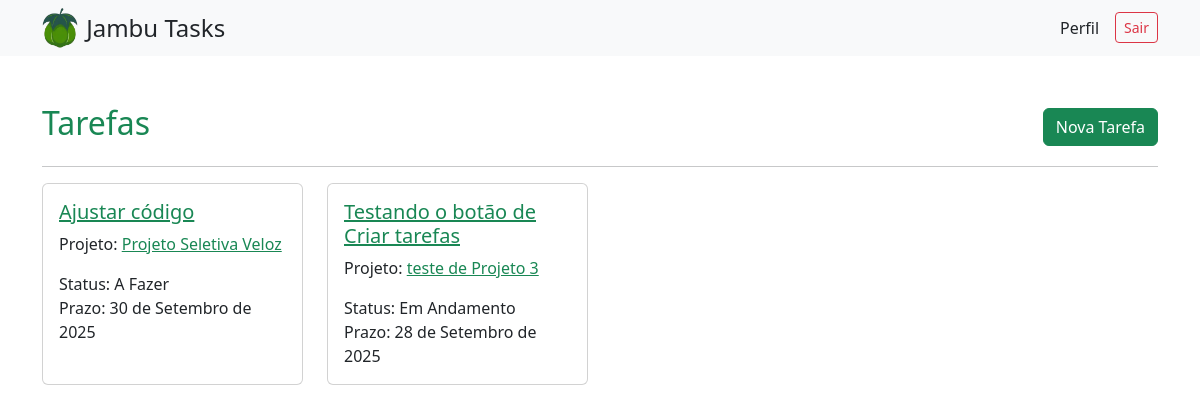
The app's page /tarefas/ (signed in), older data.
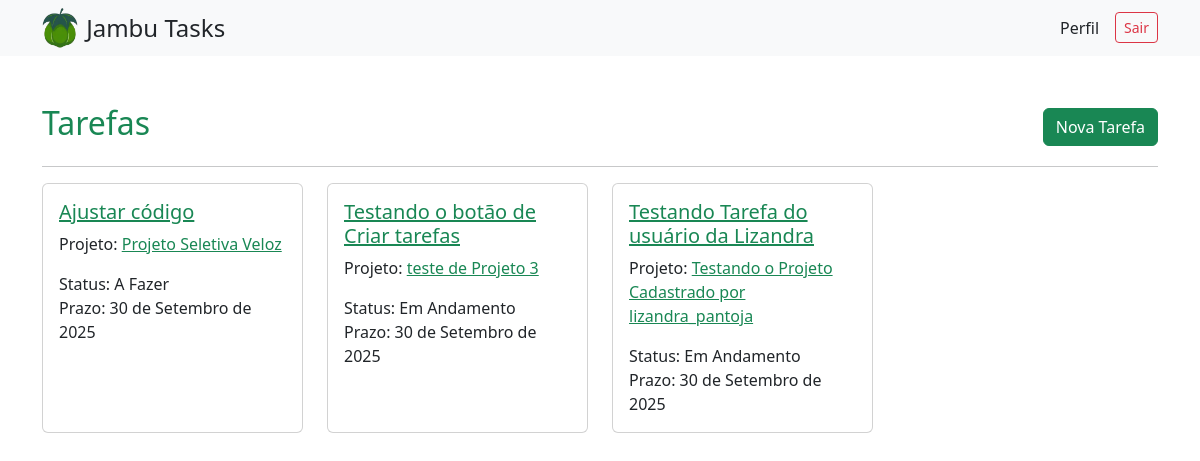
The same page, newer data.
### tarefas/models.py (models this page shows, shortened)
class Tarefa(models.Model):
    STATUS = [
        ('a_fazer', 'A Fazer'),
        ('em_andamento', 'Em Andamento'),
        ('concluida', 'Concluída'),
    ]
    nome = models.CharField("Nome", max_length=200, default="Sem nome")
    detalhes = models.TextField("Detalhes", blank=True)
    projeto = models.ForeignKey(Projeto, on_delete=models.CASCADE, verbose_name="Projeto")
    responsavel = models.ForeignKey(User, on_delete=models.SET_NULL, null=True, blank=True, related_name='minhas_tarefas', verbose_name="Responsável")
    prazo = models.DateField("Prazo", null=True, blank=True)
    status = models.CharField("Status", max_length=20, choices=STATUS, default='a_fazer')
    criado_em = models.DateTimeField("Criado em", auto_now_add=True)

### projetos/models.py (models this page shows, shortened)
class Projeto(models.Model):
    titulo = models.CharField("Título", max_length=200, default="Sem título")
    descricao = models.TextField("Descrição", blank=True)
    participantes = models.ManyToManyField(
        User,
        related_name="projetos",
        blank=True,
        verbose_name="Participantes"
    )
    criador = models.ForeignKey(
        User,
        on_delete=models.SET_NULL,
        null=True,
        related_name='projetos_criados',
        verbose_name="Criador"
    )
    criado_em = models.DateTimeField("Criado em", auto_now_add=True)

### tarefas/views.py (the view)
# urls.py: path('', ListaTarefas.as_view(), name='lista_tarefas'),
class ListaTarefas(LoginRequiredMixin, generic.ListView):
    model = Tarefa
    template_name = 'tarefas/lista_tarefas.html'
    context_object_name = 'tarefas'
    ordering = ['-criado_em']
    permission_required = 'tarefas.view_tarefa'
    def get_queryset(self):
        user = self.request.user
        return Tarefa.objects.filter(
            models.Q(responsavel=user) |  # se a tarefa tem responsável
            models.Q(projeto__criador=user) |  # se o user é criador do projeto
            models.Q(projeto__participantes=user)  # se o user é participante do projeto
        ).distinct()
    def get_context_data(self, **kwargs):
        contexto = super().get_context_data(**kwargs)
        contexto['projetos'] = Projeto.objects.filter(
            models.Q(criador=self.request.user) | models.Q(participantes=self.request.user)
        ).distinct()
        return contexto

### tarefas/templates/tarefas/lista_tarefas.html
{% extends "base.html" %}
{% block content %}
<div class="container mt-4">
  <div class="d-flex justify-content-between align-items-center">
    <h2 class="text-success">Tarefas</h2>
    <a class="btn btn-success" href="{% url 'tarefas:criar_tarefa' %}">Nova Tarefa</a>
  </div>
  <hr>
  <div class="row">
    {% for tarefa in tarefas %}
      <div class="col-md-3 mb-4">
        <div class="card h-100">
          <div class="card-body">
            <h5 class="card-title">
              <a class="text-success" href="{% url 'tarefas:detalhe_tarefa' tarefa.pk %}">{{ tarefa.nome }}</a>
            </h5>
            <p class="card-text">
              Projeto: <a class="text-success" href="{% url 'projetos:detalhe' tarefa.projeto.pk %}">{{ tarefa.projeto.titulo }}</a>
            </p>
            <p class="card-text">
              Status: {{ tarefa.get_status_display }}<br>
              Prazo: {{ tarefa.prazo|default:"—" }}
            </p>
          </div>
        </div>
      </div>
    {% empty %}
      <div class="col-12">
        <p>Sem tarefas cadastradas.</p>
      </div>
    {% endfor %}
  </div>
</div>
{% endblock %}

Row changes from the older to the newer data that the page shows:
changed Tarefa "Testando o botão de Criar tarefas": prazo "28 de Setembro de 2025" → "30 de Setembro de 2025"
added Tarefa: nome "Testando Tarefa do usuário da Lizandra", projeto.titulo "Testando o Projeto Cadastrado por lizandra_pantoja", status "Em Andamento", prazo "30 de Setembro de 2025"
